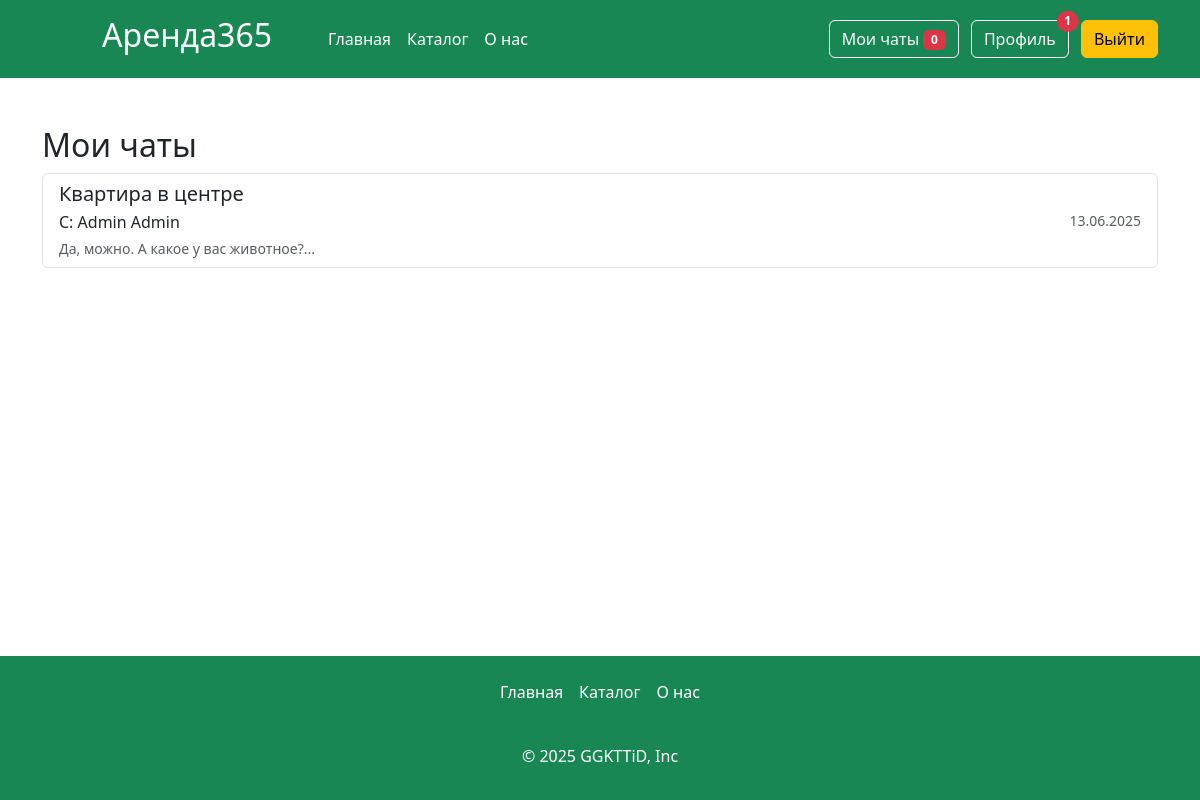
Page /my_chats (signed in) on the earlier database version.
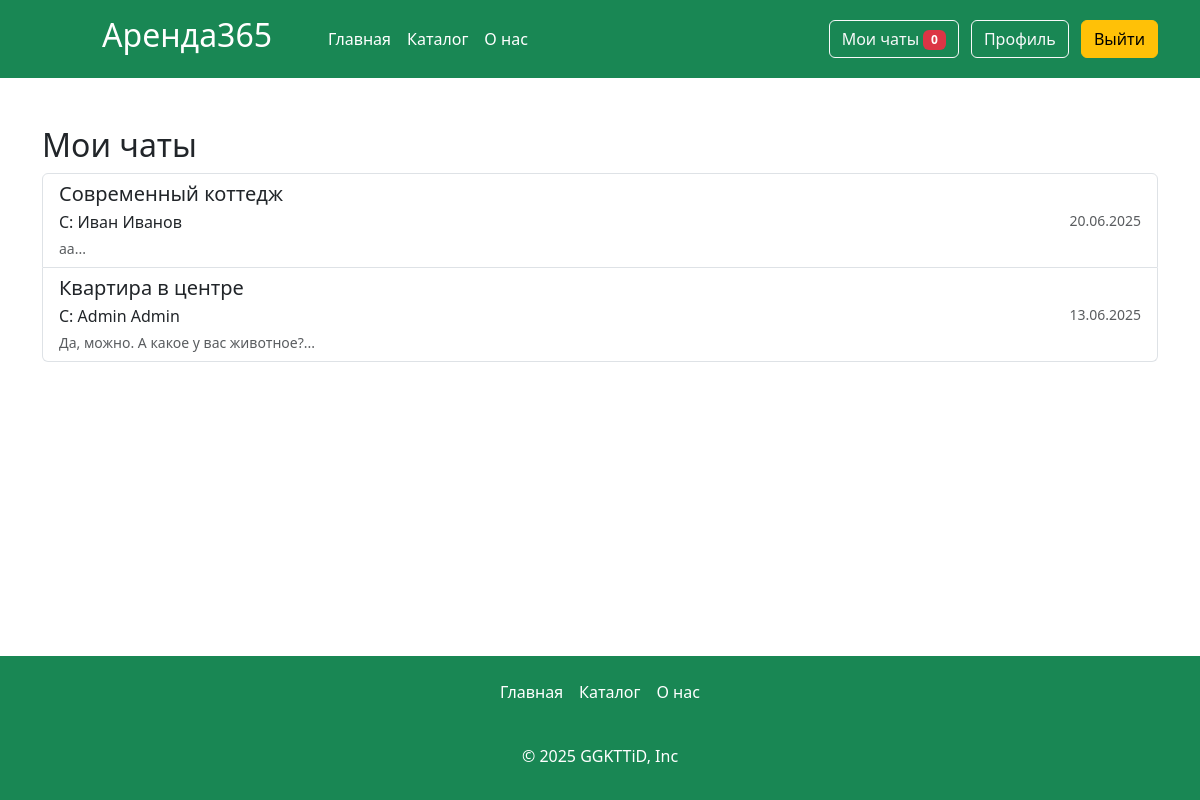
Same page on the later database version.
### app.py (models this page shows, shortened)
class Articles(db.Model):
    id = db.Column(db.Integer,primary_key=True)
    title = db.Column(db.String(100))
    text = db.Column(db.Text)
    image_name = db.Column(db.String(100))
    category = db.Column(db.String(100))
    price = db.Column(db.Integer)
    floor = db.Column(db.Integer)
    entrance = db.Column(db.Integer)
    type_app = db.Column(db.String(100))
    address= db.Column(db.String(100))
    count_rooms = db.Column(db.Integer)
    hide = db.Column(db.Boolean, default=True)
    created_at = db.Column(db.DateTime, default=datetime.now)
    id_user = db.Column(db.Integer, db.ForeignKey('users.id'))
    orders = db.relationship('Orders', backref='article', lazy=True)
    images = db.relationship('Image', backref='article', lazy=True, cascade="all, delete-orphan")

class Messages(db.Model):
    id = db.Column(db.Integer, primary_key=True)
    content = db.Column(db.Text, nullable=False)
    timestamp = db.Column(db.DateTime, default=datetime.now)
    sender_id = db.Column(db.Integer, db.ForeignKey('users.id'), nullable=False)
    recipient_id = db.Column(db.Integer, db.ForeignKey('users.id'), nullable=False)
    article_id = db.Column(db.Integer, db.ForeignKey('articles.id'), nullable=False)
    is_read = db.Column(db.Boolean, default=False)
    sender = db.relationship('Users', foreign_keys=[sender_id])
    recipient = db.relationship('Users', foreign_keys=[recipient_id])
    article = db.relationship('Articles')

### app.py (the view)
@app.route('/my_chats')
def my_chats():
    current_user = Users.query.filter_by(email=session['name']).first()
    chat_combinations = db.session.query(
        Messages.article_id,
        case(
            (Messages.sender_id == current_user.id, Messages.recipient_id),
            else_=Messages.sender_id
        ).label('interlocutor_id')
    ).filter(
        or_(
            Messages.sender_id == current_user.id,
            Messages.recipient_id == current_user.id
        )
    ).distinct().all()
    chats = []
    for combo in chat_combinations:
        article = Articles.query.get(combo.article_id)
        interlocutor = Users.query.get(combo.interlocutor_id)
        unread_count = Messages.query.filter(
            Messages.article_id == combo.article_id,
            Messages.sender_id == combo.interlocutor_id,
            Messages.recipient_id == current_user.id,
            Messages.is_read == False
        ).count()
        last_message = Messages.query.filter(
            or_(
                and_(
                    Messages.sender_id == current_user.id,
                    Messages.recipient_id == combo.interlocutor_id,
                    Messages.article_id == combo.article_id
                ),
                and_(
                    Messages.sender_id == combo.interlocutor_id,
                    Messages.recipient_id == current_user.id,
                    Messages.article_id == combo.article_id
                )
            )
        ).order_by(Messages.timestamp.desc()).first()
        chats.append({
            'article_id': combo.article_id,
            'article_title': article.title,
            'interlocutor_id': combo.interlocutor_id,
            'interlocutor_name': f"{interlocutor.name} {interlocutor.surname}",
            'unread_count': unread_count,
            'last_message_preview': last_message.content[:50] + "..." if last_message else "",
            'last_message_time': last_message.timestamp if last_message else None
        })
    chats.sort(key=lambda x: x['last_message_time'] or datetime.min, reverse=True)
    return render_template('my_chats.html', chats=chats)

### app.py (called while the page is built)
@app.context_processor
def inject_unread_messages():
    if 'name' in session:
        current_user = Users.query.filter_by(email=session['name']).first()
        unread_count = Messages.query.filter_by(recipient_id=current_user.id, is_read=False).count()
        return dict(unread_messages=unread_count)
    return dict(unread_messages=0)

@app.context_processor
def inject_user():
    def get_user_name():
        if 'name' in session:
            return Users.query.filter_by(email=session['name']).first()
    return dict(active_user=get_user_name())

@app.context_processor
def inject_unread_count():
    if 'name' in session:
        user = Users.query.filter_by(email=session['name']).first()
        if user:
            unread_count = Notification.query.filter_by(user_id=user.id, is_read=False).count()
            return dict(unread_notifications=unread_count)
    return dict(unread_notifications=0)

### templates/my_chats.html (shortened to what this page needs)
{% extends 'base.html' %}
{% block main %}
<main>
    <div class="container my-5">
        <h2>Мои чаты</h2>
        {% if not chats %}
        <div class="alert alert-info">У вас пока нет активных чатов</div>
        {% else %}
        <div class="list-group">
            {% for chat in chats %}
            <a href="{{ url_for('chat', article_id=chat.article_id, recipient_id=chat.interlocutor_id) }}"
               class="list-group-item list-group-item-action">
                <div class="d-flex justify-content-between align-items-center">
                    <div>
                        <h5 class="mb-1">{{ chat.article_title }}</h5>
                        <p class="mb-1">С: {{ chat.interlocutor_name }}</p>
                        {% if chat.last_message_preview %}
                        <p class="mb-0 text-muted small">{{ chat.last_message_preview }}</p>
                        {% endif %}
                    </div>
                    <div class="text-end">
                        {% if chat.last_message_time %}
                        <div class="text-muted small">
                            {{ chat.last_message_time.strftime('%d.%m.%Y') }}
                        </div>
                        {% endif %}
                    </div>
                </div>
            </a>
            {% endfor %}
        </div>
        {% endif %}
    </div>
</main>
{% endblock %}

Differences in the rows shown:
now on this page (row edited): Articles: article_title "Современный коттедж", interlocutor_name "Иван Иванов", last_message_preview "аа...", last_message_time "20.06.2025"
Other differences:
{{ unread_notifications }}: "1" → (not shown)
